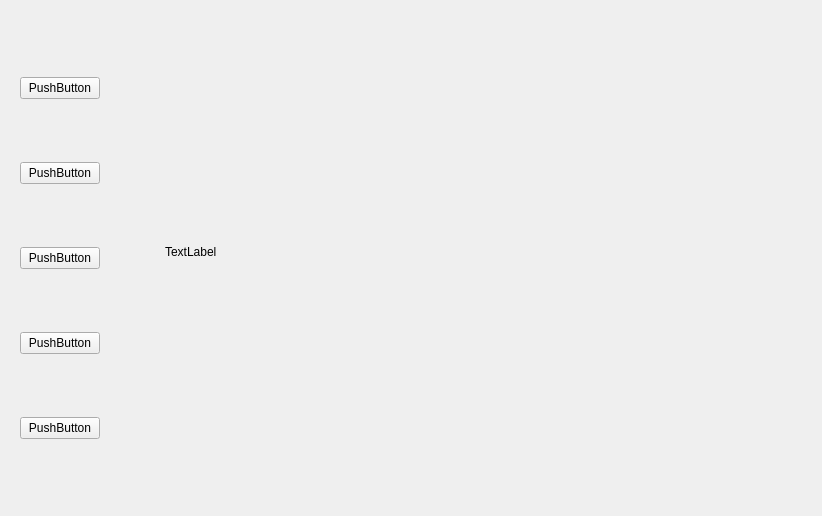
<?xml version="1.0" encoding="UTF-8"?>
<ui version="4.0">
 <class>Widget</class>
 <widget class="QWidget" name="Widget">
  <property name="geometry">
   <rect>
    <x>0</x>
    <y>0</y>
    <width>822</width>
    <height>516</height>
   </rect>
  </property>
  <property name="windowTitle">
   <string>Widget</string>
  </property>
  <layout class="QHBoxLayout" name="horizontalLayout">
   <item>
    <widget class="QWidget" name="widget" native="true">
     <layout class="QVBoxLayout" name="verticalLayout">
      <item>
       <widget class="QPushButton" name="pushButton">
        <property name="text">
         <string>PushButton</string>
        </property>
       </widget>
      </item>
      <item>
       <widget class="QPushButton" name="pushButton_2">
        <property name="text">
         <string>PushButton</string>
        </property>
       </widget>
      </item>
      <item>
       <widget class="QPushButton" name="pushButton_3">
        <property name="text">
         <string>PushButton</string>
        </property>
       </widget>
      </item>
      <item>
       <widget class="QPushButton" name="pushButton_4">
        <property name="text">
         <string>PushButton</string>
        </property>
       </widget>
      </item>
      <item>
       <widget class="QPushButton" name="pushButton_5">
        <property name="text">
         <string>PushButton</string>
        </property>
       </widget>
      </item>
     </layout>
    </widget>
   </item>
   <item>
    <widget class="QStackedWidget" name="stackedWidget">
     <property name="currentIndex">
      <number>1</number>
     </property>
     <widget class="QWidget" name="page">
      <layout class="QVBoxLayout" name="verticalLayout_2">
       <item>
        <widget class="QTabWidget" name="tabWidget">
         <property name="currentIndex">
          <number>0</number>
         </property>
         <widget class="QWidget" name="tab">
          <attribute name="title">
           <string>1</string>
          </attribute>
          <layout class="QVBoxLayout" name="verticalLayout_5">
           <item>
            <widget class="QCalendarWidget" name="calendarWidget"/>
           </item>
           <item>
            <widget class="QScrollBar" name="horizontalScrollBar">
             <property name="orientation">
              <enum>Qt::Horizontal</enum>
             </property>
            </widget>
           </item>
          </layout>
         </widget>
         <widget class="QWidget" name="tab_3">
          <attribute name="title">
           <string>2</string>
          </attribute>
          <layout class="QHBoxLayout" name="horizontalLayout_3">
           <item>
            <widget class="Line" name="line">
             <property name="orientation">
              <enum>Qt::Horizontal</enum>
             </property>
            </widget>
           </item>
           <item>
            <widget class="QDateTimeEdit" name="dateTimeEdit"/>
           </item>
           <item>
            <widget class="QPushButton" name="pushButton_6">
             <property name="text">
              <string>PushButton</string>
             </property>
            </widget>
           </item>
          </layout>
         </widget>
         <widget class="QWidget" name="tab_2">
          <attribute name="title">
           <string>3</string>
          </attribute>
          <layout class="QHBoxLayout" name="horizontalLayout_2">
           <item>
            <widget class="QWidget" name="widget_3" native="true">
             <layout class="QVBoxLayout" name="verticalLayout_3">
              <item>
               <widget class="QCheckBox" name="checkBox_6">
                <property name="text">
                 <string>1</string>
                </property>
               </widget>
              </item>
              <item>
               <widget class="QCheckBox" name="checkBox">
                <property name="text">
                 <string>2</string>
                </property>
               </widget>
              </item>
              <item>
               <widget class="QCheckBox" name="checkBox_4">
                <property name="text">
                 <string>3</string>
                </property>
               </widget>
              </item>
              <item>
               <widget class="QCheckBox" name="checkBox_5">
                <property name="text">
                 <string>4</string>
                </property>
               </widget>
              </item>
              <item>
               <widget class="QCheckBox" name="checkBox_3">
                <property name="text">
                 <string>5</string>
                </property>
               </widget>
              </item>
              <item>
               <widget class="QCheckBox" name="checkBox_2">
                <property name="text">
                 <string>6</string>
                </property>
               </widget>
              </item>
             </layout>
            </widget>
           </item>
           <item>
            <widget class="QWidget" name="widget_4" native="true">
             <layout class="QVBoxLayout" name="verticalLayout_4">
              <item>
               <widget class="QRadioButton" name="radioButton">
                <property name="text">
                 <string>RadioButton</string>
                </property>
               </widget>
              </item>
              <item>
               <widget class="QRadioButton" name="radioButton_2">
                <property name="text">
                 <string>RadioButton</string>
                </property>
               </widget>
              </item>
              <item>
               <widget class="QRadioButton" name="radioButton_3">
                <property name="text">
                 <string>RadioButton</string>
                </property>
               </widget>
              </item>
             </layout>
            </widget>
           </item>
           <item>
            <widget class="QDial" name="dial"/>
           </item>
          </layout>
         </widget>
        </widget>
       </item>
      </layout>
     </widget>
     <widget class="QWidget" name="page_3">
      <widget class="mylavel" name="label_3">
       <property name="geometry">
        <rect>
         <x>50</x>
         <y>30</y>
         <width>611</width>
         <height>421</height>
        </rect>
       </property>
       <property name="text">
        <string>TextLabel</string>
       </property>
      </widget>
     </widget>
     <widget class="QWidget" name="page_4">
      <widget class="QLabel" name="label_4">
       <property name="geometry">
        <rect>
         <x>110</x>
         <y>100</y>
         <width>501</width>
         <height>311</height>
        </rect>
       </property>
       <property name="frameShape">
        <enum>QFrame::Box</enum>
       </property>
       <property name="text">
        <string>TextLabel</string>
       </property>
      </widget>
     </widget>
     <widget class="QWidget" name="page_5">
      <widget class="mywidget" name="widget_2" native="true">
       <property name="geometry">
        <rect>
         <x>9</x>
         <y>9</y>
         <width>642</width>
         <height>222</height>
        </rect>
       </property>
      </widget>
      <widget class="mywidget" name="widget_5" native="true">
       <property name="geometry">
        <rect>
         <x>9</x>
         <y>237</y>
         <width>642</width>
         <height>221</height>
        </rect>
       </property>
      </widget>
     </widget>
     <widget class="QWidget" name="page_2">
      <widget class="QLabel" name="label_2">
       <property name="geometry">
        <rect>
         <x>70</x>
         <y>70</y>
         <width>511</width>
         <height>331</height>
        </rect>
       </property>
       <property name="frameShape">
        <enum>QFrame::WinPanel</enum>
       </property>
       <property name="text">
        <string>TextLabel</string>
       </property>
      </widget>
     </widget>
    </widget>
   </item>
  </layout>
 </widget>
 <customwidgets>
  <customwidget>
   <class>mywidget</class>
   <extends>QWidget</extends>
   <header location="global">mywidget.h</header>
   <container>1</container>
  </customwidget>
  <customwidget>
   <class>mylavel</class>
   <extends>QLabel</extends>
   <header location="global">mylavel.h</header>
  </customwidget>
 </customwidgets>
 <resources/>
 <connections/>
</ui>
